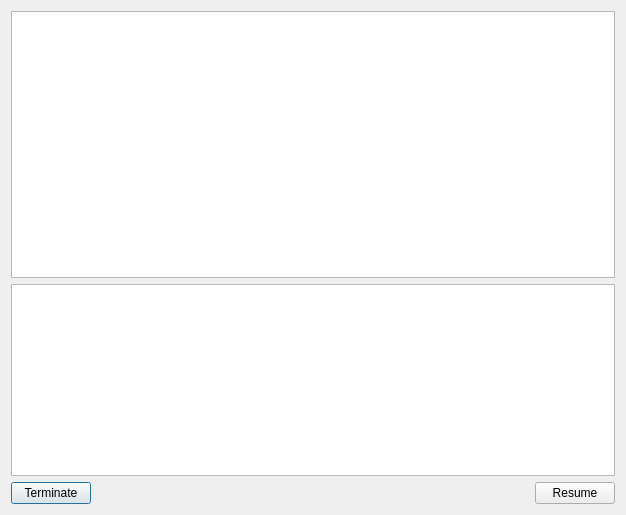
<?xml version="1.0" encoding="UTF-8"?>
<ui version="4.0">
 <class>AskPauseWindow</class>
 <widget class="QDialog" name="AskPauseWindow">
  <property name="geometry">
   <rect>
    <x>0</x>
    <y>0</y>
    <width>626</width>
    <height>515</height>
   </rect>
  </property>
  <property name="windowTitle">
   <string>Dialog</string>
  </property>
  <layout class="QVBoxLayout" name="verticalLayout">
   <item>
    <widget class="QTextBrowser" name="message_browser">
     <property name="html">
      <string>&lt;!DOCTYPE HTML PUBLIC &quot;-//W3C//DTD HTML 4.0//EN&quot; &quot;http://www.w3.org/TR/REC-html40/strict.dtd&quot;&gt;
&lt;html&gt;&lt;head&gt;&lt;meta name=&quot;qrichtext&quot; content=&quot;1&quot; /&gt;&lt;style type=&quot;text/css&quot;&gt;
p, li { white-space: pre-wrap; }
&lt;/style&gt;&lt;/head&gt;&lt;body style=&quot; font-family:'Segoe UI'; font-size:10pt; font-weight:400; font-style:normal;&quot;&gt;
&lt;p style=&quot;-qt-paragraph-type:empty; margin-top:0px; margin-bottom:0px; margin-left:0px; margin-right:0px; -qt-block-indent:0; text-indent:0px;&quot;&gt;&lt;br /&gt;&lt;/p&gt;&lt;/body&gt;&lt;/html&gt;</string>
     </property>
    </widget>
   </item>
   <item>
    <widget class="QTextEdit" name="notes_field">
     <property name="sizePolicy">
      <sizepolicy hsizetype="Expanding" vsizetype="Fixed">
       <horstretch>0</horstretch>
       <verstretch>0</verstretch>
      </sizepolicy>
     </property>
     <property name="maximumSize">
      <size>
       <width>16777215</width>
       <height>16777215</height>
      </size>
     </property>
     <property name="font">
      <font>
       <family>Monospace</family>
      </font>
     </property>
    </widget>
   </item>
   <item>
    <layout class="QHBoxLayout" name="buttons_layout">
     <item>
      <widget class="QPushButton" name="terminate_button">
       <property name="text">
        <string>Terminate</string>
       </property>
      </widget>
     </item>
     <item>
      <spacer name="horizontalSpacer">
       <property name="orientation">
        <enum>Qt::Horizontal</enum>
       </property>
       <property name="sizeHint" stdset="0">
        <size>
         <width>40</width>
         <height>20</height>
        </size>
       </property>
      </spacer>
     </item>
     <item>
      <widget class="QPushButton" name="resume_button">
       <property name="text">
        <string>Resume</string>
       </property>
      </widget>
     </item>
    </layout>
   </item>
  </layout>
 </widget>
 <resources/>
 <connections/>
</ui>
